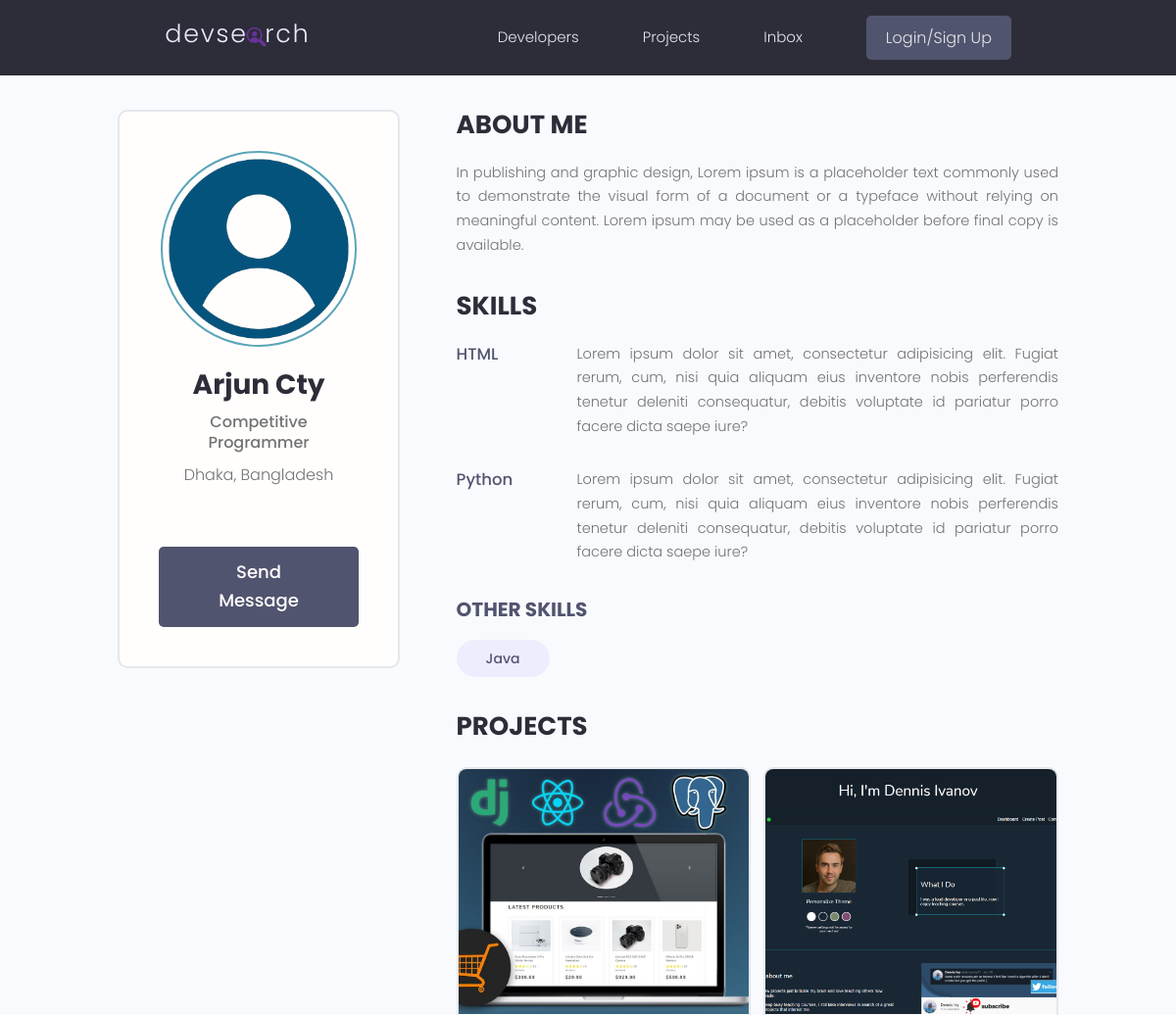
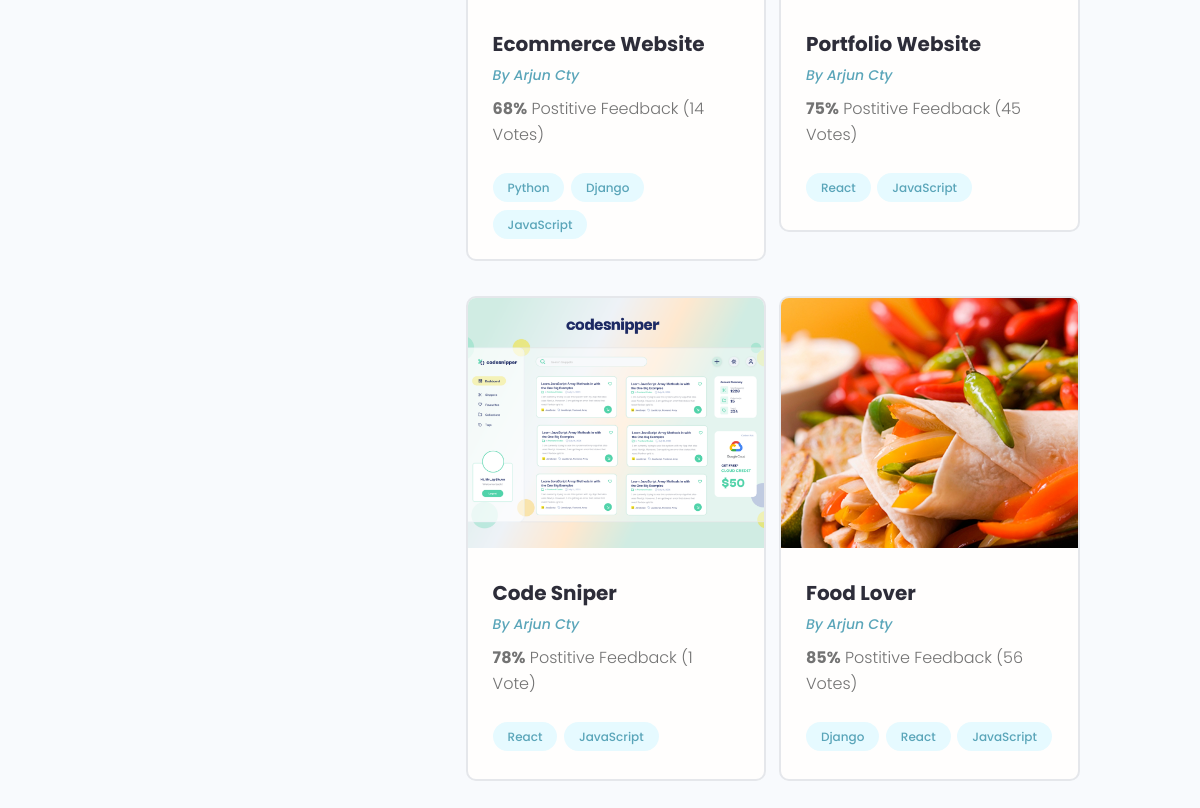
Page /profile/48fc4ed4-8c58-49c2-b7f9-91e58fed3b2f/ on the committed database (2 pictures, top to bottom).
### users/models.py (models this page shows, shortened)
class Profile(models.Model):
    user = models.OneToOneField(User, on_delete=models.CASCADE, null=True, blank=True)
    name = models.CharField(max_length=200, blank=True, null=True)
    username = models.CharField(max_length=200, blank=True, null=True)
    location = models.CharField(max_length=200, blank=True, null=True)
    email = models.EmailField(max_length=300, blank=True, null=True)
    short_intro = models.CharField(max_length=200, blank=True, null=True)
    bio = models.TextField(blank=True, null=True)
    profile_image = models.ImageField(blank=True, null=True, upload_to='profiles/', default='profiles/profile.png')
    social_github = models.CharField(max_length=200, blank=True, null=True)
    social_twitter = models.CharField(max_length=200, blank=True, null=True)
    social_linkedin = models.CharField(max_length=200, blank=True, null=True)
    social_youtube = models.CharField(max_length=200, blank=True, null=True)
    social_website = models.CharField(max_length=200, blank=True, null=True)
    created = models.DateTimeField(auto_now_add=True)
    id = models.UUIDField(default=uuid.uuid4, unique=True, primary_key=True, editable=False)

class Skill(models.Model):
    owner = models.ForeignKey(Profile, on_delete=models.CASCADE, null=True, blank=True)
    name = models.CharField(max_length=200, null=True, blank=True)
    description = models.TextField(null=True, blank=True)
    created = models.DateTimeField(auto_now_add=True)
    id = models.UUIDField(default=uuid.uuid4, unique=True, primary_key=True, editable=False)
    def __str__(self) -> str:
        return str(self.name)

### projects/models.py (models this page shows, shortened)
class Project(models.Model):
    owner = models.ForeignKey(Profile, blank=True, null=True, on_delete=models.SET_NULL)
    title = models.CharField(max_length=200)
    description = models.TextField(null=True, blank=True)
    featured_image = models.ImageField(null=True, blank=True, default="default.jpg")
    demo_link = models.CharField(max_length=1000, null=True, blank=True)
    source_link = models.CharField(max_length=1000, null=True, blank=True)
    tags = models.ManyToManyField('Tag', blank=True)    # Tag model is created below, so we have use 'Tag'
    vote_total = models.IntegerField(default=0, null=True, blank=True)
    vote_ratio = models.IntegerField(default=0, null=True, blank=True)
    created = models.DateTimeField(auto_now_add=True)
    id = models.UUIDField(default=uuid.uuid4, unique=True, primary_key=True, editable=False)

class Tag(models.Model):
    name = models.CharField(max_length=200)
    created = models.DateTimeField(auto_now_add=True)
    id = models.UUIDField(default=uuid.uuid4, unique=True, primary_key=True, editable=False)
    def __str__(self):
        return self.name

### users/views.py (the view)
# urls.py: path('profile/<str:pk>/', views.userProfile, name='user-profile'),
def userProfile(request, pk):
    profile = Profile.objects.get(id=pk)
    topSkills = profile.skill_set.exclude(description__exact="")
    otherSkills = profile.skill_set.filter(description="")
    context = {'profile': profile, 'topSkills': topSkills, 'otherSkills': otherSkills}
    return render(request, 'users/user-profile.html', context)

### users/templates/users/user-profile.html (shortened to what this page needs)
{% extends 'main.html' %}
{% block content %}
<main class="profile my-md">
    <div class="container">
      <div class="layout">
        <div class="column column--1of3">
          <div class="card text-center">
            <div class="card__body dev">
              <img class="avatar avatar--xl" src="{{ profile.profile_image.url }}" />
              <h2 class="dev__name">{{ profile.name }}</h2>
              <p class="dev__title">{{ profile.short_intro }}</p>
              <p class="dev__location">{{ profile.location }}</p>
              <a href="#" class="btn btn--sub btn--lg">Send Message </a>
            </div>
          </div>
        </div>
        <div class="column column--2of3">
          <div class="devInfo">
            <h3 class="devInfo__title">About Me</h3>
            <p class="devInfo__about">{{ profile.bio }}</p>
          </div>
          <div class="devInfo">
            <h3 class="devInfo__title">Skills</h3>
            <div class="devInfo__skills">
                {% for skill in topSkills %}
                  <div class="devSkill">
                    <h4 class="devSkill__title">{{skill.name}}</h4>
                    <p class="devSkill__info">{{skill.description}}</p>
                  </div>
                {% endfor %}
              <h3 class="devInfo__subtitle">Other Skills</h3>
              <div class="devInfo__otherSkills">
                {% for skill in otherSkills %}
                <span class="tag tag--pill tag--sub tag--lg">
                    <small>{{ skill }}</small>
                  </span>
                {% endfor %}
              </div>
            </div>
          </div>
          <div class="devInfo">
            <h3 class="devInfo__title">Projects</h3>
            <div class="grid grid--two">
                {% for project in profile.project_set.all %}
                <div class="column">
                    <div class="card project">
                      <a href="{% url 'project' project.id %}" class="project">
                        <img class="project__thumbnail" src="{{ project.featured_image.url }}" alt="project thumbnail" />
                        <div class="card__body">
                          <h3 class="project__title">{{ project.title }}</h3>
                          <p><a class="project__author" href="{% url 'user-profile' project.owner.id %}">By {{ project.owner.name }}</a></p>
                          <p class="project--rating">
                            <span style="font-weight: bold;">{{ project.vote_ratio }}%</span> Postitive
                            Feedback ({{ project.vote_total }} Vote{{project.vote_total|pluralize:"s"}})
                          </p>
                          <div class="project__tags">
                            {% for tag in project.tags.all %}
                            <span class="tag tag--pill tag--main">
                                <small>{{ tag }}</small>
                              </span>
                            {% endfor %}
                          </div>
                        </div>
                      </a>
                    </div>
                  </div>
                {% endfor %}
            </div>
          </div>
        </div>
      </div>
    </div>
  </main>
{% endblock content %}

### static/styles/app.css (style rules this page uses)
:root { --color-sub: #2d2d39; }
.btn--sub { background-color: var(--color-sub-light); }
.card { border: 2px solid var(--color-light); }
img { width: 100%; }
.profile .card > .dev { padding: 4rem; }
.dev__name { color: var(--color-sub); font-size: 2.8rem; font-weight: 700; margin-top: 1rem; margin-bottom: 0.5rem; }
.dev__title { font-size: 1.6rem; font-weight: 500; line-height: 1.3; }
.dev__location { margin-top: 1rem; }
.devInfo { margin-bottom: 3rem; }
.devInfo__title, .devInfo__subtitle { font-size: 2.6rem; color: var(--color-sub); text-transform: uppercase; font-weight: 700; margin-bottom: 1.5rem; }
.devInfo__subtitle { font-size: 2rem; color: var(--color-sub-light); }
.devInfo__about, .devSkill__info { font-size: 1.45rem; line-height: 1.7; text-align: justify; }
.devSkill { margin-bottom: 3rem; }
.devSkill__title { font-size: 1.65rem; font-weight: 500; color: var(--color-sub-light); }
@media screen and (min-width: 700px) { .devSkill { display: flex; justify-content: space-between; gap: 3rem; } }
@media screen and (min-width: 700px) { .devSkill__info { flex-basis: 80%; } }
.project__author { font-size: 1.4rem; font-style: italic; }
.project--rating { margin-bottom: 1.6em; margin-top: .5em; }
.project__thumbnail { height: 25rem; object-fit: cover; object-position: top center; }
.project__title { font-size: 2rem; font-weight: 700; color: var(--color-sub); }

### static/uikit/styles/modules/_variables.css (style rules this page uses)
:root { --color-main: #5aa5b9; --color-main-light: #e6faff; --color-sub: #3f4156; --color-sub-light: #51546e; --color-sub-lighter: #ededfd; --color-text: #737373; --color-gray: #8b8b8b; --color-light: #e5e7eb; --color-light-gray: #767676; --color-bg: #f8fafd; --color-white: #fffefd; --color-white-light: #f3f3f3; --color-success: #359e64; --color-success-bg: #def8e8; --color-error: #fc4b0b; --color-error-bg: #fff2ee; --font-base: 'Poppins', arial, helvetica, 'Segoe UI', roboto, ubuntu, sans-serif; --font-monospace: 'Fira Code', 'Courier New', courier, monospace; --font-regular: 300; --font-medium: 500; --font-bold: 700; --generic-shadow: 1px 1px 5px #00000010; --generic-transition: all 0.3s ease-in-out; }

### static/uikit/styles/modules/_base.css (style rules this page uses)
* { margin: 0; padding: 0; box-sizing: border-box; text-rendering: optimizeLegibility; color: inherit; font-size: inherit; }
html { font-size: 50%; }
@media only screen and (min-width: 480px) { html { font-size: 56.25%; } }
@media only screen and (min-width: 1200px) { html { font-size: 62.5%; } }
body { line-height: 1.6; font-weight: 400; font-size: 1.5rem; color: var(--color-text); background-color: var(--color-bg); min-height: 100vh; }

### static/uikit/styles/modules/_typography.css (style rules this page uses)
* { font-family: var(--font-base); }
h2 { font-size: 3.6rem; font-weight: var(--font-bold); }
h3 { font-size: 3.2rem; font-weight: var(--font-medium); }
h4 { font-size: 2.8rem; font-weight: var(--font-medium); }
p, span, strong { font-size: 1.6rem; color: var(--color-text); font-weight: var(--font-regular); }
a { padding-bottom: 2px; text-decoration: none; display: inline-block; color: var(--color-main); font-weight: var(--font-medium); }

### static/uikit/styles/modules/_utilities.css (style rules this page uses)
.container { width: 92%; max-width: 165rem; margin: 0 auto; box-sizing: border-box; }
@media screen and (min-width: 1000px) { .container { width: 90%; } }
@media screen and (min-width: 1200px) { .container { width: 80%; } }
.text-center { text-align: center; }
.my-md { margin: 3rem auto; }

### static/uikit/styles/modules/_avatar.css (style rules this page uses)
.avatar { border-radius: 50%; border: 2px solid var(--color-main); object-fit: cover; }
.avatar--xl { height: 20rem; width: 20rem; }

### static/uikit/styles/modules/_button.css (style rules this page uses)
.btn { display: inline-block; position: relative; cursor: pointer; background-color: var(--color-light); font-weight: var(--font-medium); color: var(--color-sub); text-decoration: none; padding: 1rem 2rem; border-radius: 0.5rem; border: none; width: -webkit-fit-content; width: -moz-fit-content; width: fit-content; height: -webkit-fit-content; height: -moz-fit-content; height: fit-content; font-size: 1.6rem; outline-width: 0; outline-color: transparent; -webkit-backface-visibility: hidden; backface-visibility: hidden; transition: all 0.3s ease-in-out; }
.btn--sub { background-color: var(--color-sub); color: var(--color-white); }
.btn--lg { font-size: 1.8rem; padding: 1.2rem 4.5rem; }

### static/uikit/styles/modules/_card.css (style rules this page uses)
.card { border-radius: 1rem; background-color: var(--color-white); border: 1.5px solid var(--color-light); width: auto; height: auto; margin-top: 0.5rem; margin-bottom: 0.5rem; overflow: hidden; }
.card__body, .card__header { padding: 2rem 2.5rem; }

### rows in the picture
Profile: profile_image (placeholder picture), name "Arjun Cty", short_intro "Competitive Programmer", location "Dhaka, Bangladesh", bio "In publishing and graphic design, Lorem ipsum is a placeholder text commonly used to demonstrate the visual form of a document or a typeface without relying on meaningful content. Lorem ipsum may be used as a placeholder before final copy is available."
Skill: name "HTML", description "Lorem ipsum dolor sit amet, consectetur adipisicing elit. Fugiat rerum, cum, nisi quia aliquam eius inventore nobis perferendis tenetur deleniti consequatur, debitis voluptate id pariatur porro facere dicta saepe iure?"
Skill: name "Python", description "Lorem ipsum dolor sit amet, consectetur adipisicing elit. Fugiat rerum, cum, nisi quia aliquam eius inventore nobis perferendis tenetur deleniti consequatur, debitis voluptate id pariatur porro facere dicta saepe iure?"
Skill: name "Java"
Project: featured_image (picture), title "Ecommerce Website", owner.name "Arjun Cty", vote_ratio "68", vote_total "14"
Tag: name "Python"
Tag: name "Django"
Tag: name "JavaScript"
Project: featured_image (picture), title "Portfolio Website", owner.name "Arjun Cty", vote_ratio "75", vote_total "45"
Tag: name "React"
Project: featured_image (picture), title "Code Sniper", owner.name "Arjun Cty", vote_ratio "78", vote_total "1"
Project: featured_image (picture), title "Food Lover", owner.name "Arjun Cty", vote_ratio "85", vote_total "56"
